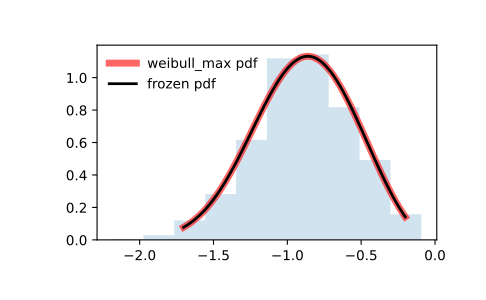

Here is the Python script that generated this plot:
from scipy.stats import weibull_max
import matplotlib.pyplot as plt
fig, ax = plt.subplots(1, 1)

# Calculate the first four moments:

c = 2.87
mean, var, skew, kurt = weibull_max.stats(c, moments='mvsk')

# Display the probability density function (``pdf``):

x = np.linspace(weibull_max.ppf(0.01, c),
                weibull_max.ppf(0.99, c), 100)
ax.plot(x, weibull_max.pdf(x, c),
       'r-', lw=5, alpha=0.6, label='weibull_max pdf')

# Alternatively, the distribution object can be called (as a function)
# to fix the shape, location and scale parameters. This returns a "frozen"
# RV object holding the given parameters fixed.

# Freeze the distribution and display the frozen ``pdf``:

rv = weibull_max(c)
ax.plot(x, rv.pdf(x), 'k-', lw=2, label='frozen pdf')

# Check accuracy of ``cdf`` and ``ppf``:

vals = weibull_max.ppf([0.001, 0.5, 0.999], c)
np.allclose([0.001, 0.5, 0.999], weibull_max.cdf(vals, c))
# True

# Generate random numbers:

r = weibull_max.rvs(c, size=1000)

# And compare the histogram:

ax.hist(r, density=True, histtype='stepfilled', alpha=0.2)
ax.legend(loc='best', frameon=False)
plt.show()
